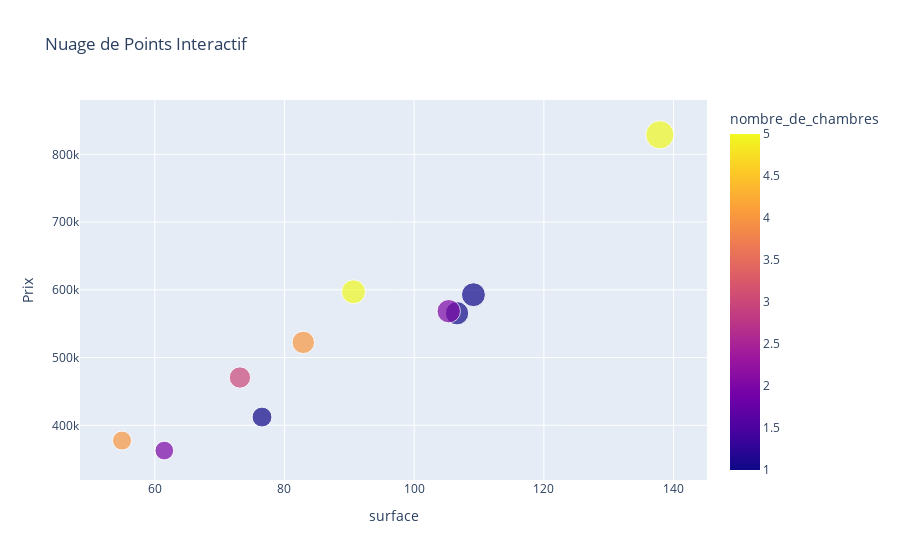

Here is the notebook cell this chart was saved with:
### Code cell
!pip install geopy
import numpy as np
import pandas as pd
import matplotlib.pyplot as plt
import seaborn as sns
import plotly.express as px
from sklearn.model_selection import train_test_split
from sklearn.linear_model import LinearRegression
from sklearn.metrics import mean_squared_error, r2_score
import geopy

# Paramètres
np.random.seed(123)  # Pour faire des paramètres aléatoires

# Générer des données fictives
num_samples = 10
surface = np.random.uniform(30, 140, num_samples)
nombre_de_chambres = np.random.randint(1, 6, num_samples)
prix = 5000 * surface + 30000 * nombre_de_chambres + np.random.normal(0, 10000, num_samples)

# Fonction pour générer des coordonnées géographiques aléatoires dans la région de Bordeaux
def generate_random_coordinates(center, radius, num_samples):
    coordinates = []
    for _ in range(num_samples):
        angle = np.random.uniform(0, 2 * np.pi)
        distance = np.sqrt(np.random.uniform(0, 1)) * radius
        new_point = (center[0] + distance * np.cos(angle), center[1] + distance * np.sin(angle))
        coordinates.append(new_point)
    return coordinates

# Coordonnées géographiques du centre de Bordeaux (par exemple)
bordeaux_center = (44.837789, -0.57918)

# Générer des coordonnées géographiques aléatoires dans la région de Bordeaux
radius = 0.15  # Vous pouvez ajuster le rayon selon la taille de la région souhaitée
coordinates = generate_random_coordinates(bordeaux_center, radius, num_samples)

# Créer un dataframe avec les données générées
data = pd.DataFrame({
    'surface': surface,
    'nombre_de_chambres': nombre_de_chambres,
    'prix': prix,
    'latitude': [coord[0] for coord in coordinates],
    'longitude': [coord[1] for coord in coordinates]
})

# Afficher les premières lignes du dataframe
print(data.head())

# Distribution des prix
plt.figure(figsize=(10, 6))
sns.histplot(data['prix'], bins=30, kde=True, color='skyblue')
plt.title('Distribution des Prix')
plt.xlabel('Prix')
plt.ylabel('Fréquence')
plt.show()

# Relation entre la surface et le prix avec une régression linéaire
plt.figure(figsize=(10, 6))
sns.regplot(x='surface', y='prix', data=data, scatter_kws={'s': 10}, line_kws={'color': 'red'})
plt.title('Relation entre Surface et Prix')
plt.xlabel('Surface')
plt.ylabel('Prix')
plt.show()

# Boîtes à moustaches pour le nombre de chambres et le prix
plt.figure(figsize=(10, 6))
sns.boxplot(x='nombre_de_chambres', y='prix', data=data, palette='pastel')
plt.title('Boîtes à moustaches pour le Nombre de Chambres et le Prix')
plt.xlabel('Nombre de Chambres')
plt.ylabel('Prix')
plt.show()

# Nuage de points interactif
fig = px.scatter(data, x='surface', y='prix', color='nombre_de_chambres', size='prix',
                 hover_name='nombre_de_chambres', title='Nuage de Points Interactif', labels={'prix': 'Prix'})
fig.show()

# Préparation des données
X = data[['surface', 'nombre_de_chambres']]
y = data['prix']
X_train, X_test, y_train, y_test = train_test_split(X, y, test_size=0.2, random_state=42)

# Construction et entraînement du modèle
# Initialiser le modèle de régression linéaire
model = LinearRegression()

# Entraîner le modèle sur les données d'entraînement
model.fit(X_train, y_train)

# Faire des prédictions sur les données de test
y_pred = model.predict(X_test)

# Calculer les métriques d'évaluation
mse = mean_squared_error(y_test, y_pred)
r2 = r2_score(y_test, y_pred)

# Afficher les résultats
print(f'Mean Squared Error : {mse}')
print(f'R-squared : {r2}')

# Afficher l'interception (b0) et les coefficients (b1, b2, ...)
interception = model.intercept_
coefficients = model.coef_

print(f'Interception (b0) : {interception}')
print(f'Coefficients (b1, b2, ...) : {coefficients}')

# Visualisation des prédictions par rapport aux vraies valeurs
plt.figure(figsize=(10, 6))
plt.scatter(y_test, y_pred)
plt.plot([min(y_test), max(y_test)], [min(y_test), max(y_test)], linestyle='--', color='red', linewidth=2, label='Régression linéaire idéale')
plt.title('Prédictions vs Vraies Valeurs')
plt.xlabel('Vraies Valeurs')
plt.ylabel('Prédictions')
plt.legend()
plt.show()

# Calcul des résidus (différences entre les vraies valeurs et les prédictions)
residus = y_test - y_pred

# Visualisation des résidus
plt.figure(figsize=(10, 6))
sns.histplot(residus, kde=True, color='skyblue')
plt.title('Distribution des Résidus')
plt.xlabel('Résidus')
plt.ylabel('Fréquence')
plt.show()

from sklearn.model_selection import cross_val_score

# Effectuer une validation croisée pour évaluer la performance du modèle
cross_val_scores = cross_val_score(model, X, y, cv=5, scoring='neg_mean_squared_error')
mean_mse_cv = -np.mean(cross_val_scores)

print(f'Mean Cross-Validated MSE : {mean_mse_cv}')

# Création du DataFrame resultats
resultats = pd.DataFrame({'Vraies_Valeurs': y_test, 'Prix_Predit': y_pred, 'Résidus': residus})

# Ajout des colonnes Nombre de chambres, Surface et autres informations à partir de X_test
resultats['Nombre_De_Chambres'] = X_test['nombre_de_chambres'].values
resultats['Surface'] = X_test['surface'].values

# Sélectionner les colonnes intéressantes pour l'affichage
colonnes_affichees = ['Nombre_De_Chambres', 'Surface', 'Vraies_Valeurs', 'Prix_Predit', 'Résidus']

# Définir l'intervalle de prix jugé intéressant (par exemple, entre 100000 et 500000 euros)
intervalle_interessant_min = 100000
intervalle_interessant_max = 500000

# Filtrer les résultats dans l'intervalle intéressant
resultats_interessants = resultats[(resultats['Prix_Predit'] >= intervalle_interessant_min) & (resultats['Prix_Predit'] <= intervalle_interessant_max)]

# Afficher le tableau avec les résultats intéressants
print("Tableau des résultats dans l'intervalle de prix jugé intéressant :")
print(resultats_interessants[colonnes_affichees].head(5))

### Figure 1 — Plotly figure (JSON) as saved in the notebook; plotly's stock layout.template omitted (floating-point values rounded to 4 significant figures)
{"data": [{"hovertemplate": "<b>%{hovertext}</b><br><br>surface=%{x}<br>Prix=%{marker.size}<br>nombre_de_chambres=%{marker.color}<extra></extra>", "hovertext": [1, 2, 4, 5, 1, 1, 5, 2, 4, 3], "legendgroup": "", "marker": {"color": [1, 2, 4, 5, 1, 1, 5, 2, 4, 3], "coloraxis": "coloraxis", "size": [565400.0, 362700.0, 377400.0, 597000.0, 592800.0, 412100.0, 828800.0, 568400.0, 522400.0, 470500.0], "sizemode": "area", "sizeref": 2072.0, "symbol": "circle"}, "mode": "markers", "name": "", "orientation": "v", "showlegend": false, "type": "scatter", "x": [106.6, 61.48, 54.95, 90.64, 109.1, 76.54, 137.9, 105.3, 82.9, 73.13], "xaxis": "x", "y": [565400.0, 362700.0, 377400.0, 597000.0, 592800.0, 412100.0, 828800.0, 568400.0, 522400.0, 470500.0], "yaxis": "y"}], "layout": {"coloraxis": {"colorbar": {"title": {"text": "nombre_de_chambres"}}, "colorscale": [[0, "#0d0887"], [0.1111, "#46039f"], [0.2222, "#7201a8"], [0.3333, "#9c179e"], [0.4444, "#bd3786"], [0.5556, "#d8576b"], [0.6667, "#ed7953"], [0.7778, "#fb9f3a"], [0.8889, "#fdca26"], [1, "#f0f921"]]}, "legend": {"itemsizing": "constant", "tracegroupgap": 0}, "title": {"text": "Nuage de Points Interactif"}, "xaxis": {"anchor": "y", "domain": [0, 1], "title": {"text": "surface"}}, "yaxis": {"anchor": "x", "domain": [0, 1], "title": {"text": "Prix"}}}}
